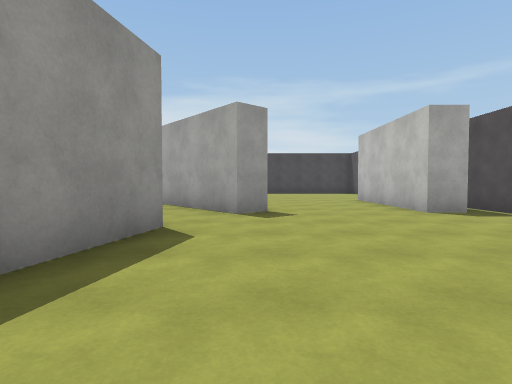
view 1 (above)

16 first-person views from a walk through a scene from a Unity 3-D project. The camera is 1.2 m above the floor, tilts 2° down and sees 80° across. The floor is counted in squares, 2 m on a side. Each view is taken from the middle of a square. On the plan, view 1 faces up. The plan holds only what a view shows up to about 9 squares ahead; the rest is blank. The player character is not drawn. Surface patterns are stand-ins for the level's own textures.

view 2
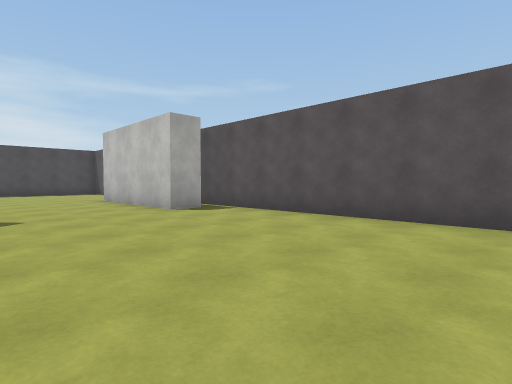

view 3
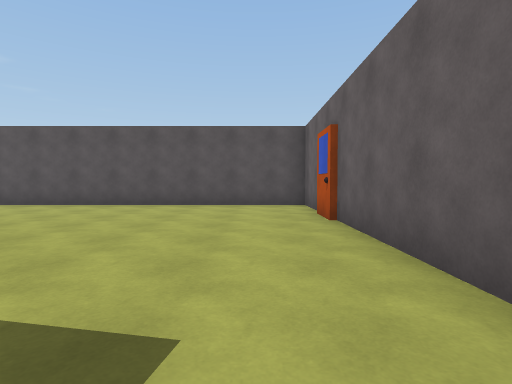

view 4
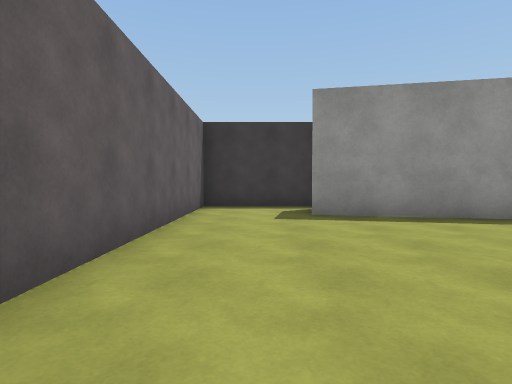

view 5
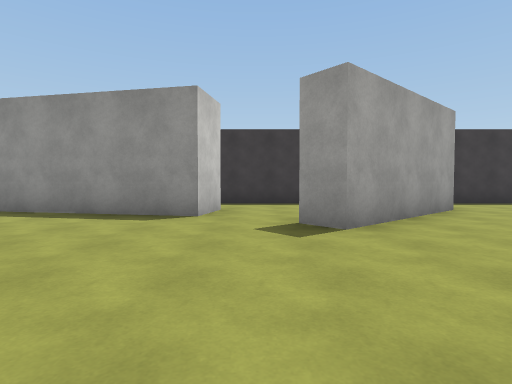

view 6
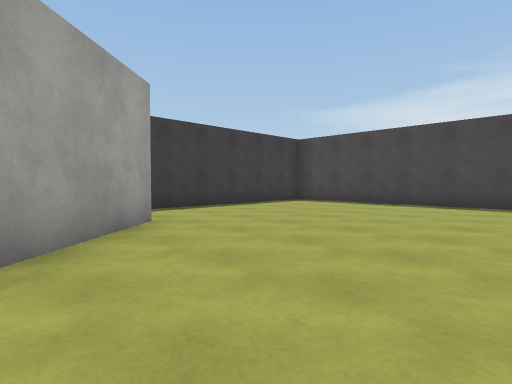

view 7
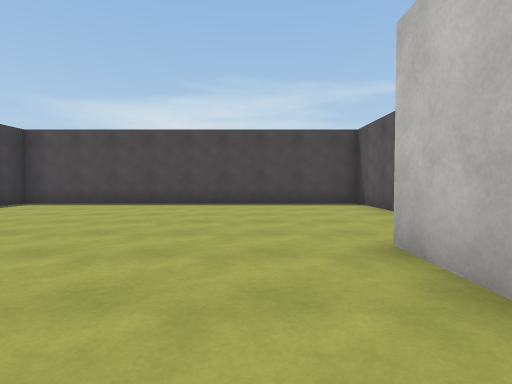

view 8
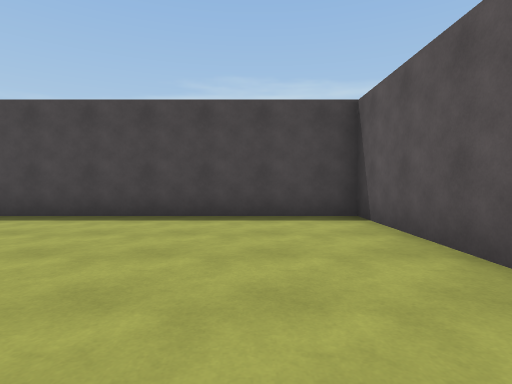

view 9
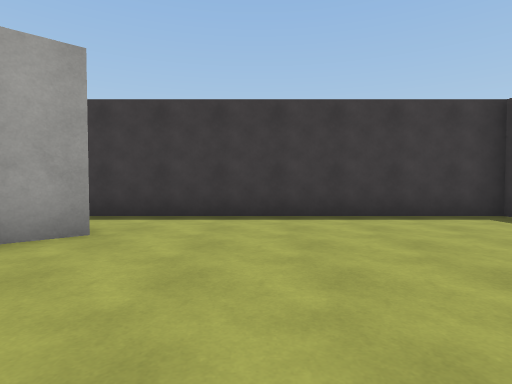

view 10
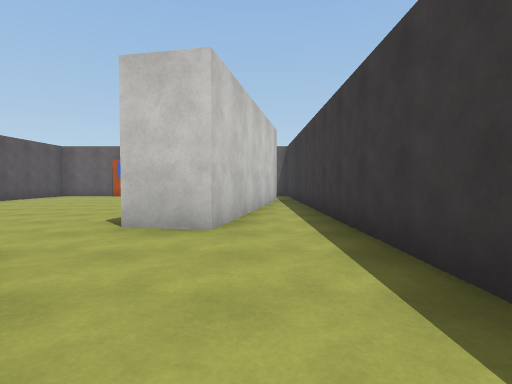

view 11
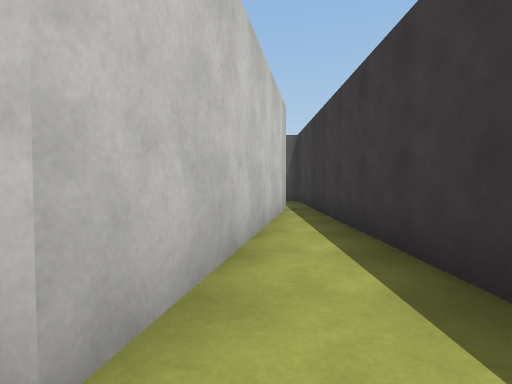

view 12
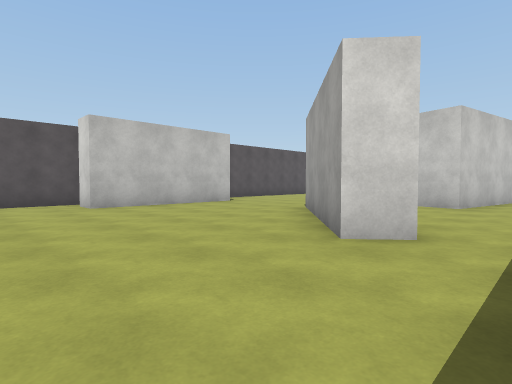

view 13
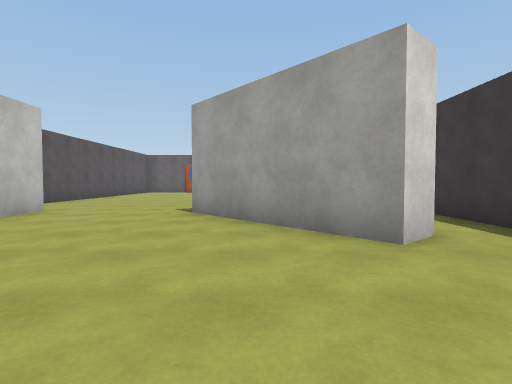

view 14
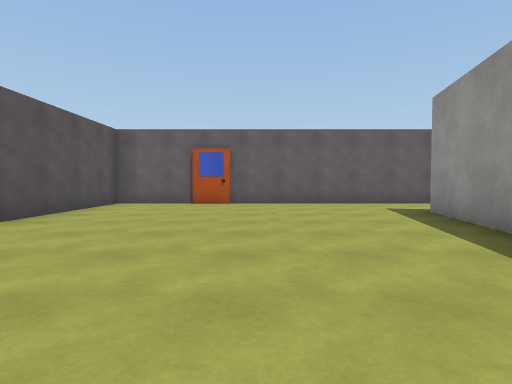

view 15
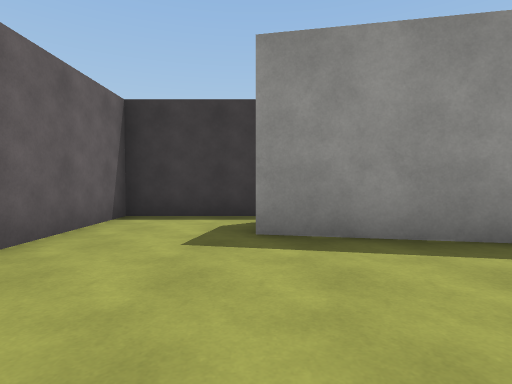

view 16
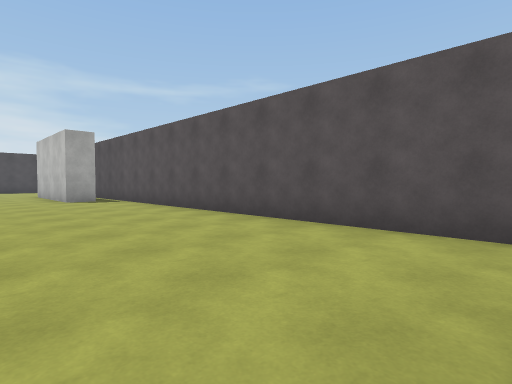

### Floor plan
Points are (right, up) in squares from view 1. A wall is a line through its corners. A room is listed if a view was taken in it or the views show most of it. See-through windows are left out.
Room 1 (views 1, 2, 3, 4, 5, 6, 7, 8, 9, 10, 11, 12, 13, 14, 15, 16)
walls: (4.1, 5.8) (3.3, 5.8) (3.3, 9.8) (4.1, 9.8); (-3.1, 8.6) (-2.4, 9.1) (0.2, 6.1) (-0.3, 5.6) (-2.5, 8.1); (4.8, 9.6) (4.8, 15.3) (-4.3, 15.3) (-4.3, -4.2) (4.8, -4.2) (4.8, 6.9); (-3.6, -1.6) (-2.5, 4.3) (-1.2, 4) (-2.5, -2.1)

Where each view was taken, in squares from view 1:
view 1: 0 up, 0 right, facing up
view 2: 0 up, 0 right, facing up-right
view 3: 3 down, 3 left, facing right
view 4: 3 down, 3 right, facing left
view 5: 5 up, 4 right, facing left
view 6: 7 up, 2 right, facing up-left
view 7: 7 up, 2 right, facing up
view 8: 10 up, 3 right, facing up
view 9: 11 up, 1 right, facing left
view 10: 8 up, 3 left, facing down
view 11: 5 up, 3 left, facing down
view 12: 12 up, 4 left, facing down-right
view 13: 12 up, 1 left, facing down
view 14: 4 up, 1 right, facing down
view 15: 2 down, 1 right, facing left
view 16: 4 down, 1 right, facing up-right
